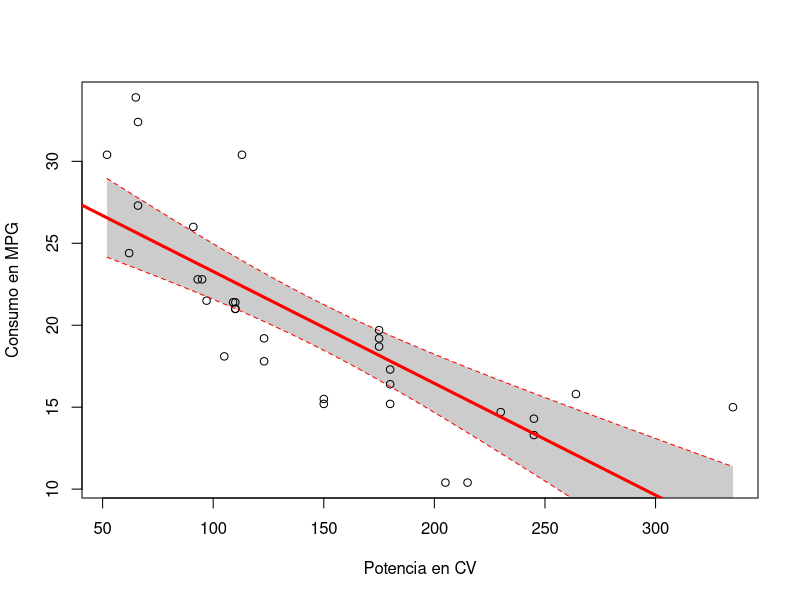

Reproduce this figure in R.
###Ejecutar online en:
# https://www.tutorialspoint.com/execute_r_online.php
# o
# http://rextester.com/l/r_online_compiler

###Modelo de Regresión Lineal Simple
#Ejemplo del material sobre aprendizaje supervisado del tercer módulo de la PEC6.

#Carga una librería de datasets includia en R. Información del conjunto de datasets en https://stat.ethz.ch/R-manual/R-devel/library/datasets/html/00Index.html
library(datasets)

#Usaremos el dataset 'mtcars', se puede obtener más información con el comando '?mtcars'.
attach(mtcars)

#Genera un modelo lineal del consumo del motor de un coche en relación a su potencia.
lm.fit=lm(mpg~hp,data=mtcars)

#Muestra información sobre el modelo generado.
summary(lm.fit)

#Muestra información sobre el intérvalo de confianza del modelo generado.
confint(lm.fit)

#Predice el consumo basado en el modelo lineal generado para valores determinados de potencia del motor, junto con el intérvalo de confianza.
predict(lm.fit,data.frame(hp=(c(100,170,250))), interval="confidence")

#Genera las predicciones para todo el rango de datos.
newx <- seq(min(mtcars$hp), max(mtcars$hp), length.out=nrow(mtcars))
preds <- predict(lm.fit, data.frame(hp=newx), interval = 'confidence')

#Visualiza los datos
plot(mpg~hp,xlab="Potencia en CV",ylab="Consumo en MPG",data=mtcars)

#Visualiza el intérvalo de confianza de la predicción.
polygon(c(rev(newx), newx), c(rev(preds[ ,3]), preds[ ,2]), col=rgb(0, 0, 0,0.2), border = NA)

#Visualiza el modelo lineal
abline(lm.fit,lwd=3,col="red")

#Visualiza los márgenes superior e inferior del intérvalo de confianza.
lines(newx, preds[ ,3], lty = 'dashed', col = 'red')
lines(newx, preds[ ,2], lty = 'dashed', col = 'red')


